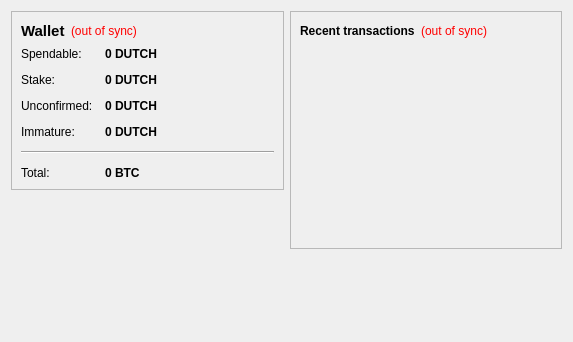
<?xml version="1.0" encoding="UTF-8"?>
<ui version="4.0">
 <class>OverviewPage</class>
 <widget class="QWidget" name="OverviewPage">
  <property name="geometry">
   <rect>
    <x>0</x>
    <y>0</y>
    <width>573</width>
    <height>342</height>
   </rect>
  </property>
  <property name="windowTitle">
   <string>Form</string>
  </property>
  <layout class="QHBoxLayout" name="horizontalLayout" stretch="1,1">
   <item>
    <layout class="QVBoxLayout" name="verticalLayout_2">
     <item>
      <widget class="QFrame" name="frame">
       <property name="frameShape">
        <enum>QFrame::StyledPanel</enum>
       </property>
       <property name="frameShadow">
        <enum>QFrame::Raised</enum>
       </property>
       <layout class="QVBoxLayout" name="verticalLayout_4">
        <item>
         <layout class="QHBoxLayout" name="horizontalLayout_4">
          <item>
           <widget class="QLabel" name="label_5">
            <property name="font">
             <font>
              <pointsize>11</pointsize>
              <weight>75</weight>
              <bold>true</bold>
             </font>
            </property>
            <property name="text">
             <string>Wallet</string>
            </property>
           </widget>
          </item>
          <item>
           <widget class="QLabel" name="labelWalletStatus">
            <property name="toolTip">
             <string>The displayed information may be out of date. Your wallet automatically synchronizes with the DUTCH network after a connection is established, but this process has not completed yet.</string>
            </property>
            <property name="styleSheet">
             <string notr="true">QLabel { color: red; }</string>
            </property>
            <property name="text">
             <string notr="true">(out of sync)</string>
            </property>
            <property name="alignment">
             <set>Qt::AlignLeading|Qt::AlignLeft|Qt::AlignVCenter</set>
            </property>
           </widget>
          </item>
          <item>
           <spacer name="horizontalSpacer_2">
            <property name="orientation">
             <enum>Qt::Horizontal</enum>
            </property>
            <property name="sizeHint" stdset="0">
             <size>
              <width>40</width>
              <height>20</height>
             </size>
            </property>
           </spacer>
          </item>
         </layout>
        </item>
        <item>
         <layout class="QFormLayout" name="formLayout_2">
          <property name="fieldGrowthPolicy">
           <enum>QFormLayout::AllNonFixedFieldsGrow</enum>
          </property>
          <property name="horizontalSpacing">
           <number>12</number>
          </property>
          <property name="verticalSpacing">
           <number>12</number>
          </property>
          <item row="0" column="0">
           <widget class="QLabel" name="label">
            <property name="text">
             <string>Spendable:</string>
            </property>
           </widget>
          </item>
          <item row="0" column="1">
           <widget class="QLabel" name="labelBalance">
            <property name="font">
             <font>
              <weight>75</weight>
              <bold>true</bold>
             </font>
            </property>
            <property name="cursor">
             <cursorShape>IBeamCursor</cursorShape>
            </property>
            <property name="toolTip">
             <string>Your current spendable balance</string>
            </property>
            <property name="text">
             <string notr="true">0 DUTCH</string>
            </property>
            <property name="textInteractionFlags">
             <set>Qt::LinksAccessibleByMouse|Qt::TextSelectableByKeyboard|Qt::TextSelectableByMouse</set>
            </property>
           </widget>
          </item>
          <item row="1" column="0">
           <widget class="QLabel" name="label_6">
            <property name="text">
             <string>Stake:</string>
            </property>
           </widget>
          </item>
          <item row="1" column="1">
           <widget class="QLabel" name="labelStake">
            <property name="font">
             <font>
              <weight>75</weight>
              <bold>true</bold>
             </font>
            </property>
            <property name="cursor">
             <cursorShape>IBeamCursor</cursorShape>
            </property>
            <property name="toolTip">
             <string>Total of coins that was staked, and do not yet count toward the current balance</string>
            </property>
            <property name="text">
             <string notr="true">0 DUTCH</string>
            </property>
            <property name="textInteractionFlags">
             <set>Qt::LinksAccessibleByMouse|Qt::TextSelectableByKeyboard|Qt::TextSelectableByMouse</set>
            </property>
           </widget>
          </item>
          <item row="2" column="0">
           <widget class="QLabel" name="label_3">
            <property name="text">
             <string>Unconfirmed:</string>
            </property>
           </widget>
          </item>
          <item row="2" column="1">
           <widget class="QLabel" name="labelUnconfirmed">
            <property name="font">
             <font>
              <weight>75</weight>
              <bold>true</bold>
             </font>
            </property>
            <property name="cursor">
             <cursorShape>IBeamCursor</cursorShape>
            </property>
            <property name="toolTip">
             <string>Total of transactions that have yet to be confirmed, and do not yet count toward the current balance</string>
            </property>
            <property name="text">
             <string notr="true">0 DUTCH</string>
            </property>
            <property name="textInteractionFlags">
             <set>Qt::LinksAccessibleByMouse|Qt::TextSelectableByKeyboard|Qt::TextSelectableByMouse</set>
            </property>
           </widget>
          </item>
          <item row="3" column="0">
           <widget class="QLabel" name="labelImmatureText">
            <property name="text">
             <string>Immature:</string>
            </property>
           </widget>
          </item>
          <item row="3" column="1">
           <widget class="QLabel" name="labelImmature">
            <property name="font">
             <font>
              <weight>75</weight>
              <bold>true</bold>
             </font>
            </property>
            <property name="toolTip">
             <string>Mined balance that has not yet matured</string>
            </property>
            <property name="text">
             <string notr="true">0 DUTCH</string>
            </property>
            <property name="textInteractionFlags">
             <set>Qt::LinksAccessibleByMouse|Qt::TextSelectableByKeyboard|Qt::TextSelectableByMouse</set>
            </property>
           </widget>
          </item>
          <item row="4" column="0" colspan="2">
           <widget class="Line" name="line">
            <property name="orientation">
             <enum>Qt::Horizontal</enum>
            </property>
           </widget>
          </item>
          <item row="5" column="0">
           <widget class="QLabel" name="labelTotalText">
            <property name="text">
             <string>Total:</string>
            </property>
           </widget>
          </item>
          <item row="5" column="1">
           <widget class="QLabel" name="labelTotal">
            <property name="font">
             <font>
              <weight>75</weight>
              <bold>true</bold>
             </font>
            </property>
            <property name="cursor">
             <cursorShape>IBeamCursor</cursorShape>
            </property>
            <property name="toolTip">
             <string>Your current total balance</string>
            </property>
            <property name="text">
             <string notr="true">0 BTC</string>
            </property>
            <property name="textInteractionFlags">
             <set>Qt::LinksAccessibleByMouse|Qt::TextSelectableByKeyboard|Qt::TextSelectableByMouse</set>
            </property>
           </widget>
          </item>
         </layout>
        </item>
       </layout>
      </widget>
     </item>
     <item>
      <spacer name="verticalSpacer">
       <property name="orientation">
        <enum>Qt::Vertical</enum>
       </property>
       <property name="sizeHint" stdset="0">
        <size>
         <width>20</width>
         <height>40</height>
        </size>
       </property>
      </spacer>
     </item>
    </layout>
   </item>
   <item>
    <layout class="QVBoxLayout" name="verticalLayout_3">
     <item>
      <widget class="QFrame" name="frame_2">
       <property name="frameShape">
        <enum>QFrame::StyledPanel</enum>
       </property>
       <property name="frameShadow">
        <enum>QFrame::Raised</enum>
       </property>
       <layout class="QVBoxLayout" name="verticalLayout">
        <item>
         <layout class="QHBoxLayout" name="horizontalLayout_2">
          <item>
           <widget class="QLabel" name="label_4">
            <property name="text">
             <string>&lt;b&gt;Recent transactions&lt;/b&gt;</string>
            </property>
           </widget>
          </item>
          <item>
           <widget class="QLabel" name="labelTransactionsStatus">
            <property name="toolTip">
             <string>The displayed information may be out of date. Your wallet automatically synchronizes with the DUTCH network after a connection is established, but this process has not completed yet.</string>
            </property>
            <property name="styleSheet">
             <string notr="true">QLabel { color: red; }</string>
            </property>
            <property name="text">
             <string notr="true">(out of sync)</string>
            </property>
            <property name="alignment">
             <set>Qt::AlignRight|Qt::AlignTrailing|Qt::AlignVCenter</set>
            </property>
           </widget>
          </item>
          <item>
           <spacer name="horizontalSpacer">
            <property name="orientation">
             <enum>Qt::Horizontal</enum>
            </property>
            <property name="sizeHint" stdset="0">
             <size>
              <width>40</width>
              <height>20</height>
             </size>
            </property>
           </spacer>
          </item>
         </layout>
        </item>
        <item>
         <widget class="QListView" name="listTransactions">
          <property name="styleSheet">
           <string notr="true">QListView { background: transparent; }</string>
          </property>
          <property name="frameShape">
           <enum>QFrame::NoFrame</enum>
          </property>
          <property name="verticalScrollBarPolicy">
           <enum>Qt::ScrollBarAlwaysOff</enum>
          </property>
          <property name="horizontalScrollBarPolicy">
           <enum>Qt::ScrollBarAlwaysOff</enum>
          </property>
          <property name="selectionMode">
           <enum>QAbstractItemView::NoSelection</enum>
          </property>
         </widget>
        </item>
       </layout>
      </widget>
     </item>
     <item>
      <spacer name="verticalSpacer_2">
       <property name="orientation">
        <enum>Qt::Vertical</enum>
       </property>
       <property name="sizeHint" stdset="0">
        <size>
         <width>20</width>
         <height>40</height>
        </size>
       </property>
      </spacer>
     </item>
    </layout>
   </item>
  </layout>
 </widget>
 <resources/>
 <connections/>
</ui>
